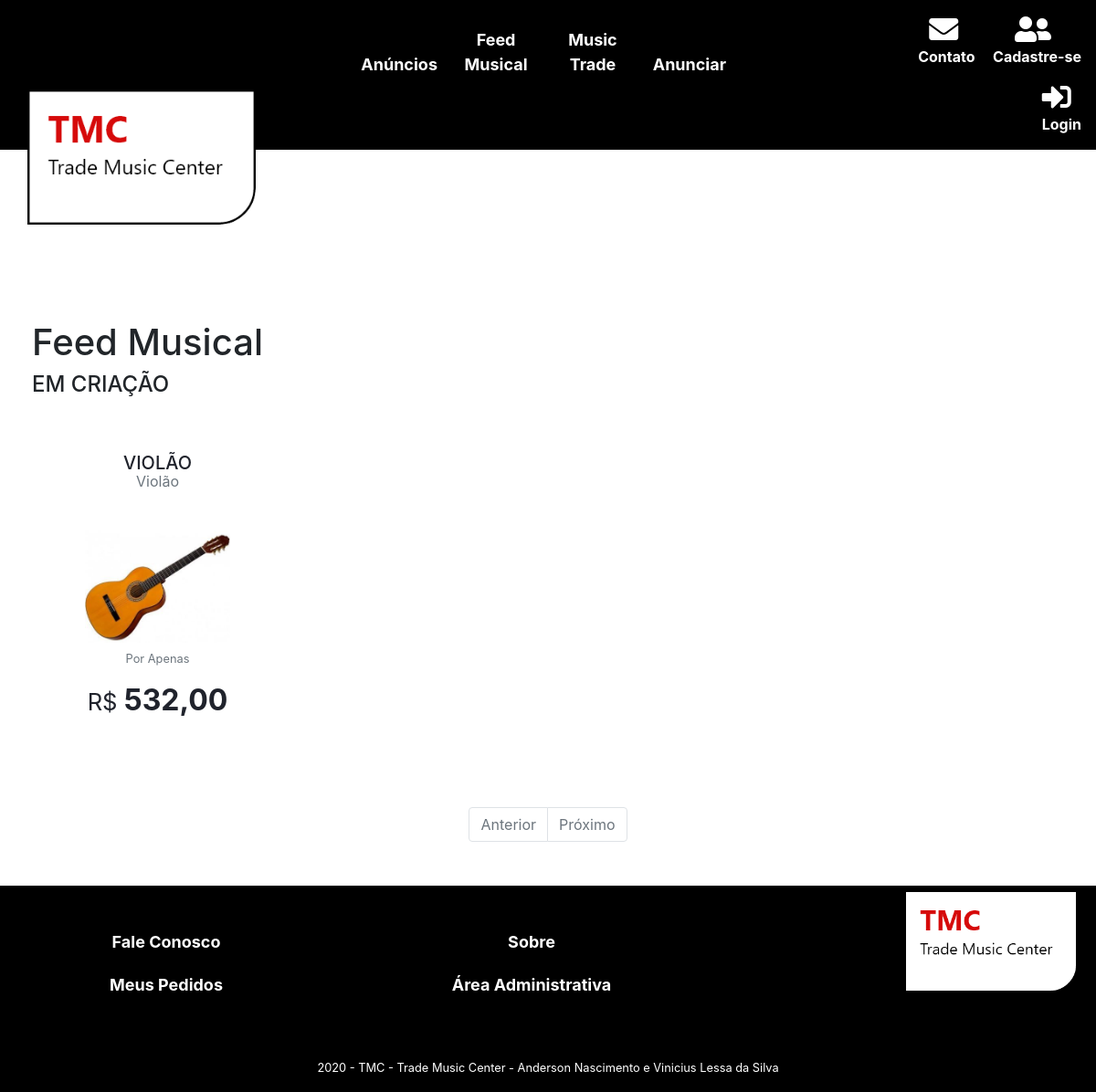
The page /Views/produtos/FeedMusical.php on the database its author committed.
### tables this page shows
CREATE TABLE `produto` (
  `cod_produto` int(11) NOT NULL,
  `nome_prod` varchar(50) NOT NULL,
  `descricao_prod` varchar(250) DEFAULT NULL,
  `valor_un` decimal(6,2) NOT NULL,
  `cover_img` varchar(250) DEFAULT NULL,
  `banner_img` varchar(250) DEFAULT NULL,
  `estoque` int(11) DEFAULT NULL,
  `cod_categoria` int(11) NOT NULL,
  `destaque` tinyint(4) NOT NULL DEFAULT 0
);

CREATE TABLE `categoria` (
  `cod_categoria` int(11) NOT NULL,
  `nome_categoria` varchar(50) NOT NULL
);

### Models/m_produto.php (called while the page is built, shortened)
<?php
function carregarProdutosCategoria($conn, $codCategoria, $limit = 12, $offset = 0)
{
  $sql = "SELECT  p.cod_produto, p.nome_prod, p.descricao_prod, p.valor_un, p.cover_img, p.estoque, c.nome_categoria
    FROM produto p  INNER JOIN categoria c ON p.cod_categoria = c.cod_categoria
    WHERE p.cod_categoria = ? ORDER BY p.nome_prod ASC  LIMIT ? OFFSET ? ";
  $stmt = $conn->prepare($sql);
  $stmt->bind_param("iii", $codCategoria, $limit, $offset);
  $stmt->execute();
  $result = $stmt->get_result()->fetch_all(MYSQLI_ASSOC);
  return $result;
}

### Controllers/c_produto.php (called while the page is built, shortened)
<?php
$conn = require SITE_PATH . '/Models/conexao.php';
include SITE_PATH . '/Models/m_produto.php';
if (isset($listaVioloes)) {
    $listaVioloes = carregarProdutosCategoria($conn, $codCategoria, $limit, $offset);
}

### Views/produtos/FeedMusical.php (the view, shortened to what this page needs)
<?php
$codCategoria = 1;
$limit = 12;
$Nextpg = (isset($_GET['page'])) ? ($_GET['page'] + 1) : 1;
$Prevpg = (isset($_GET['page']) && $Nextpg > 1) ? ($_GET['page'] - 1) : 0;
$offset = (isset($_GET['page'])) ? ($_GET['page'] * $limit) : 0;
require SITE_PATH . '/Controllers/c_produto.php';
?>
<!DOCTYPE html>
<html lang="pt-br">
<head>
  <link rel="stylesheet" href="<?php echo SITE_URL ?>/css/bootstrap.min.css">
  <link rel="stylesheet" href="<?php echo SITE_URL ?>/css/styles.css">
  <link rel="stylesheet" href="https://cdnjs.cloudflare.com/ajax/libs/font-awesome/5.11.2/css/all.css">
</head>
<body>
  <?php include SITE_PATH . '/includes/menu.php';?>
  <header>
    <div class="">
      <div class="caixa-violoes">
        <h1 class="">Feed Musical</h1>
        <h4 class="">EM CRIAÇÃO</h4>
      </div>
    </div>
  </header>
  <main>
    <section>
      <div class="container mt-5">
      <?php
if ($listaVioloes) {?>
        <div class="row">
          <?php foreach ($listaVioloes as $produto) {?>
          <div class="col-sm-3 mb-3">
            <a href="<?php echo SITE_URL ?>/Views/produtos/detalhe.php?produto=<?php echo $produto['cod_produto'] ?>"
              class="linkCardsVioloes">
              <div class="card text-center border-0 card-produto">
                <div class="card-header border-0 bg-transparent">
                  <h5 class="card-title text-uppercase">
                    <?php echo $produto['nome_prod'] ?>
                  </h5>
                  <p class="text-muted mt-n3"><?php echo $produto['nome_categoria'] ?>
                  </p>
                </div>
                <img class="card-img-top px-5 img-cover"
                  src="<?php echo SITE_URL ?>/images/produtos/<?php echo $produto['cover_img'] ?>"
                  alt="Cover: <?php echo $produto['nome_prod'] ?>">
                <div class="card-body">
                  <p class="card-text mt-n3"><small class="text-muted">Por Apenas</small></p>
                  <p class="card-text h2 font-weight-bold"><small>R$
                    </small><?php echo number_format($produto['valor_un'], 2, ',', '.') ?>
                  </p>
                </div>
              </div>
            </a>
          </div>
          <?php }?>
        </div>
        <?php } else {
    include SITE_PATH . '/includes/erroCarregarProduto.php';
}?>
      </div>
    </section>
    <nav aria-label="Navegação de página exemplo">
      <ul class="pagination justify-content-center ">
        <li class="page-item <?php if ($Nextpg == 1) {
    echo 'disabled';
}?>">
          <a class="page-link bk-escuro ft-branca" href="./violao.php?page=<?php echo $Prevpg ?>">Anterior</a>
        </li>
        <li class="page-item <?php if (count($listaVioloes) < $limit) {
    echo 'disabled';
}?>">
          <a class="page-link bk-escuro ft-branca" href="./violao.php?page=<?php echo $Nextpg ?>">Próximo</a>
        </li>
      </ul>
    </nav>
  </main>
  <?php include SITE_PATH . '/includes/footer.php';?>
</body>
</html>

### css/styles.css (style rules this page uses)
html, body { margin: 0; padding: 0; height: 100%; }
.bk-escuro { background-color: #ce0000; }
.ft-branca { color: #ffffff; }
img.img-cover { max-height: 270px; }
.card-produto { transition: box-shadow 0.3s ease; }
.caixa-violoes { text-align: left; margin-left: 35px; padding-top: 15px; width: 45%; }
.linkCardsVioloes { color: #20232c; }

### rows shown on the page
produto: nome_prod "VIOLÃO", cod_categoria.nome_categoria "Violão", cover_img (picture), valor_un "532,00"
